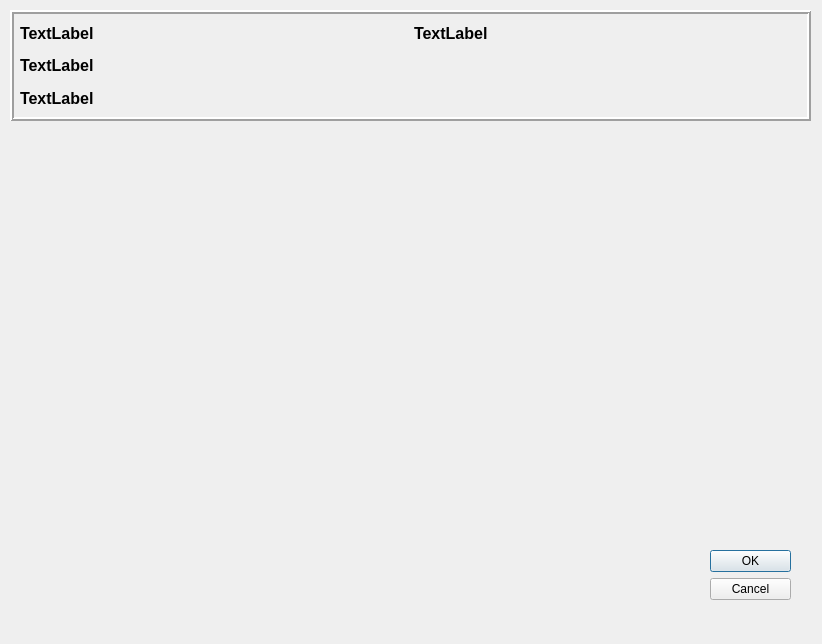
<?xml version="1.0" encoding="UTF-8"?>
<ui version="4.0">
 <class>EntryPreviewDialog</class>
 <widget class="QDialog" name="EntryPreviewDialog">
  <property name="geometry">
   <rect>
    <x>0</x>
    <y>0</y>
    <width>822</width>
    <height>644</height>
   </rect>
  </property>
  <property name="windowTitle">
   <string>Entry Preview</string>
  </property>
  <widget class="QDialogButtonBox" name="buttonBox">
   <property name="geometry">
    <rect>
     <x>710</x>
     <y>550</y>
     <width>81</width>
     <height>71</height>
    </rect>
   </property>
   <property name="orientation">
    <enum>Qt::Vertical</enum>
   </property>
   <property name="standardButtons">
    <set>QDialogButtonBox::Cancel|QDialogButtonBox::Ok</set>
   </property>
  </widget>
  <widget class="QFrame" name="case_information_frame">
   <property name="geometry">
    <rect>
     <x>10</x>
     <y>10</y>
     <width>801</width>
     <height>111</height>
    </rect>
   </property>
   <property name="frameShape">
    <enum>QFrame::Box</enum>
   </property>
   <property name="frameShadow">
    <enum>QFrame::Raised</enum>
   </property>
   <property name="lineWidth">
    <number>2</number>
   </property>
   <widget class="QWidget" name="layoutWidget">
    <property name="geometry">
     <rect>
      <x>10</x>
      <y>10</y>
      <width>781</width>
      <height>91</height>
     </rect>
    </property>
    <layout class="QGridLayout" name="gridLayout_2">
     <item row="0" column="1">
      <widget class="QLabel" name="entry_name_label">
       <property name="font">
        <font>
         <pointsize>12</pointsize>
         <weight>75</weight>
         <bold>true</bold>
        </font>
       </property>
       <property name="text">
        <string>TextLabel</string>
       </property>
      </widget>
     </item>
     <item row="0" column="0">
      <widget class="QLabel" name="case_no_label">
       <property name="font">
        <font>
         <pointsize>12</pointsize>
         <weight>75</weight>
         <bold>true</bold>
        </font>
       </property>
       <property name="text">
        <string>TextLabel</string>
       </property>
      </widget>
     </item>
     <item row="1" column="0">
      <widget class="QLabel" name="defendant_name_label">
       <property name="font">
        <font>
         <pointsize>12</pointsize>
         <weight>75</weight>
         <bold>true</bold>
        </font>
       </property>
       <property name="text">
        <string>TextLabel</string>
       </property>
      </widget>
     </item>
     <item row="2" column="0">
      <widget class="QLabel" name="counsel_name_label">
       <property name="font">
        <font>
         <pointsize>12</pointsize>
         <weight>75</weight>
         <bold>true</bold>
        </font>
       </property>
       <property name="text">
        <string>TextLabel</string>
       </property>
      </widget>
     </item>
    </layout>
   </widget>
  </widget>
 </widget>
 <resources/>
 <connections>
  <connection>
   <sender>buttonBox</sender>
   <signal>accepted()</signal>
   <receiver>EntryPreviewDialog</receiver>
   <slot>accept()</slot>
   <hints>
    <hint type="sourcelabel">
     <x>248</x>
     <y>254</y>
    </hint>
    <hint type="destinationlabel">
     <x>157</x>
     <y>274</y>
    </hint>
   </hints>
  </connection>
  <connection>
   <sender>buttonBox</sender>
   <signal>rejected()</signal>
   <receiver>EntryPreviewDialog</receiver>
   <slot>reject()</slot>
   <hints>
    <hint type="sourcelabel">
     <x>316</x>
     <y>260</y>
    </hint>
    <hint type="destinationlabel">
     <x>286</x>
     <y>274</y>
    </hint>
   </hints>
  </connection>
 </connections>
</ui>
